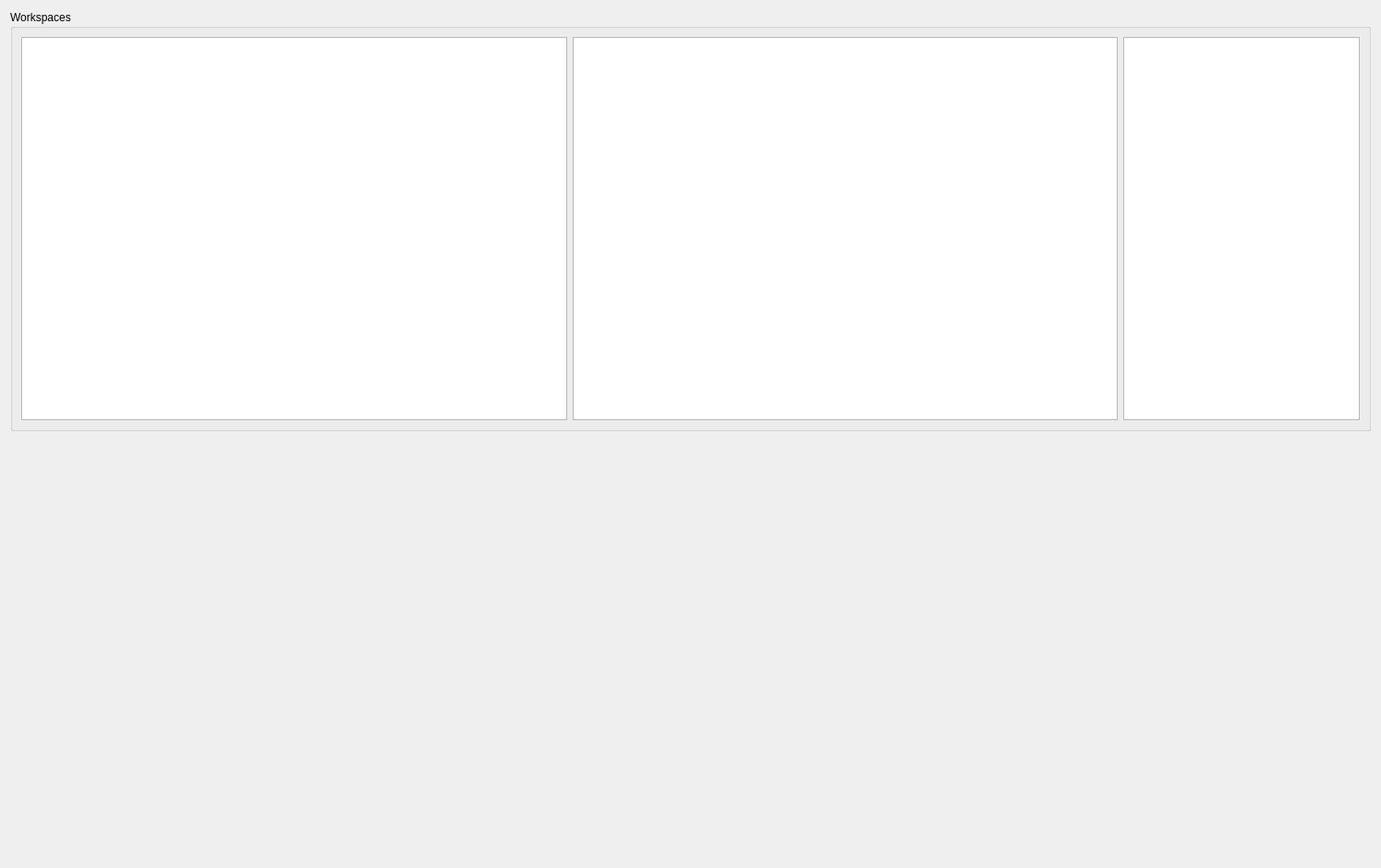
<?xml version="1.0" encoding="UTF-8"?>
<ui version="4.0">
 <class>Form</class>
 <widget class="QWidget" name="Form">
  <property name="geometry">
   <rect>
    <x>0</x>
    <y>0</y>
    <width>1495</width>
    <height>940</height>
   </rect>
  </property>
  <property name="windowTitle">
   <string>Form</string>
  </property>
  <layout class="QVBoxLayout" name="verticalLayout">
   <item>
    <widget class="QGroupBox" name="groupBox">
     <property name="title">
      <string>Workspaces</string>
     </property>
     <layout class="QHBoxLayout" name="horizontalLayout">
      <item>
       <widget class="QTableWidget" name="tableWidget_dataStructure">
        <property name="sizePolicy">
         <sizepolicy hsizetype="Expanding" vsizetype="Preferred">
          <horstretch>0</horstretch>
          <verstretch>0</verstretch>
         </sizepolicy>
        </property>
       </widget>
      </item>
      <item>
       <widget class="QGraphicsView" name="graphicsView_general">
        <property name="sizePolicy">
         <sizepolicy hsizetype="Expanding" vsizetype="Preferred">
          <horstretch>0</horstretch>
          <verstretch>0</verstretch>
         </sizepolicy>
        </property>
       </widget>
      </item>
      <item>
       <widget class="QTableView" name="tableView_workspaces">
        <property name="sizePolicy">
         <sizepolicy hsizetype="Preferred" vsizetype="Preferred">
          <horstretch>0</horstretch>
          <verstretch>0</verstretch>
         </sizepolicy>
        </property>
       </widget>
      </item>
     </layout>
    </widget>
   </item>
   <item>
    <widget class="MantidIPythonWidget" name="widget_ipython" native="true"/>
   </item>
  </layout>
  <zorder>widget_ipython</zorder>
  <zorder>groupBox</zorder>
 </widget>
 <customwidgets>
  <customwidget>
   <class>MantidIPythonWidget</class>
   <extends>QWidget</extends>
   <header>mantidipythonwidget.h</header>
   <container>1</container>
  </customwidget>
 </customwidgets>
 <resources/>
 <connections/>
</ui>
